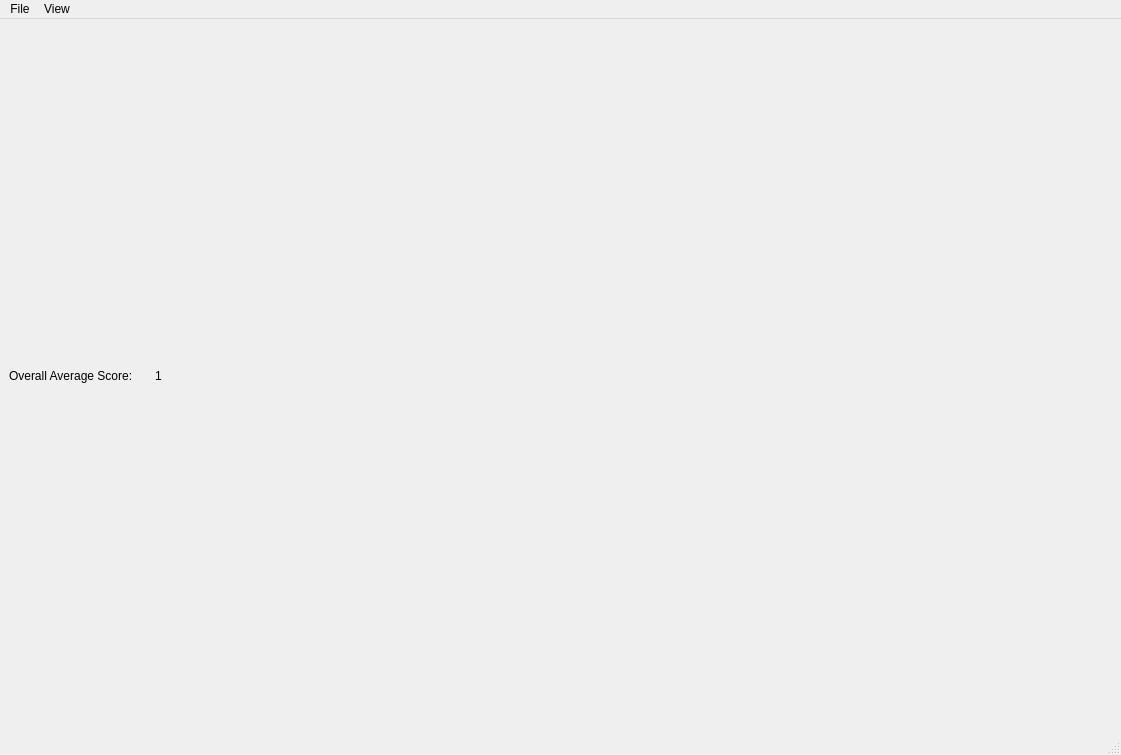
<?xml version="1.0" encoding="UTF-8"?>
<ui version="4.0">
 <class>AnalysisWindow</class>
 <widget class="QMainWindow" name="AnalysisWindow">
  <property name="geometry">
   <rect>
    <x>0</x>
    <y>0</y>
    <width>1121</width>
    <height>755</height>
   </rect>
  </property>
  <property name="windowTitle">
   <string>MainWindow</string>
  </property>
  <widget class="QWidget" name="centralwidget">
   <layout class="QGridLayout" name="gridLayout_2">
    <item row="0" column="0">
     <widget class="QLabel" name="label">
      <property name="maximumSize">
       <size>
        <width>140</width>
        <height>20</height>
       </size>
      </property>
      <property name="text">
       <string>Overall Average Score:</string>
      </property>
     </widget>
    </item>
    <item row="0" column="1">
     <widget class="QLabel" name="scoreLabel">
      <property name="text">
       <string>1</string>
      </property>
     </widget>
    </item>
    <item row="1" column="0" colspan="2">
     <layout class="QGridLayout" name="gridLayout"/>
    </item>
   </layout>
  </widget>
  <widget class="QMenuBar" name="menubar">
   <property name="geometry">
    <rect>
     <x>0</x>
     <y>0</y>
     <width>1121</width>
     <height>20</height>
    </rect>
   </property>
   <widget class="QMenu" name="menuFile">
    <property name="title">
     <string>File</string>
    </property>
   </widget>
   <widget class="QMenu" name="menuView">
    <property name="title">
     <string>View</string>
    </property>
    <addaction name="actionScore_vs_Round_Length"/>
    <addaction name="actionScore_per_Card_vs_Round_Length"/>
    <addaction name="combosTimesPlayed"/>
    <addaction name="actionAverage_Combo_Value"/>
    <addaction name="actionTimes_Card_Mulliganed"/>
    <addaction name="actionTimes_Card_Played"/>
   </widget>
   <addaction name="menuFile"/>
   <addaction name="menuView"/>
  </widget>
  <widget class="QStatusBar" name="statusbar"/>
  <action name="actionScore_vs_Round_Length">
   <property name="checkable">
    <bool>true</bool>
   </property>
   <property name="checked">
    <bool>false</bool>
   </property>
   <property name="text">
    <string>Score vs Round Length</string>
   </property>
  </action>
  <action name="actionScore_per_Card_vs_Round_Length">
   <property name="checkable">
    <bool>true</bool>
   </property>
   <property name="checked">
    <bool>false</bool>
   </property>
   <property name="text">
    <string>Score per Card vs Round Length</string>
   </property>
  </action>
  <action name="combosTimesPlayed">
   <property name="checkable">
    <bool>true</bool>
   </property>
   <property name="checked">
    <bool>false</bool>
   </property>
   <property name="text">
    <string>Combo Occurrences</string>
   </property>
  </action>
  <action name="actionAverage_Combo_Value">
   <property name="checkable">
    <bool>true</bool>
   </property>
   <property name="checked">
    <bool>false</bool>
   </property>
   <property name="text">
    <string>Average Combo Value</string>
   </property>
  </action>
  <action name="actionTimes_Card_Mulliganed">
   <property name="checkable">
    <bool>true</bool>
   </property>
   <property name="checked">
    <bool>true</bool>
   </property>
   <property name="text">
    <string>Times Card Mulliganed</string>
   </property>
  </action>
  <action name="actionTimes_Card_Played">
   <property name="checkable">
    <bool>true</bool>
   </property>
   <property name="checked">
    <bool>true</bool>
   </property>
   <property name="text">
    <string>Times Card Played</string>
   </property>
  </action>
 </widget>
 <resources/>
 <connections/>
</ui>
